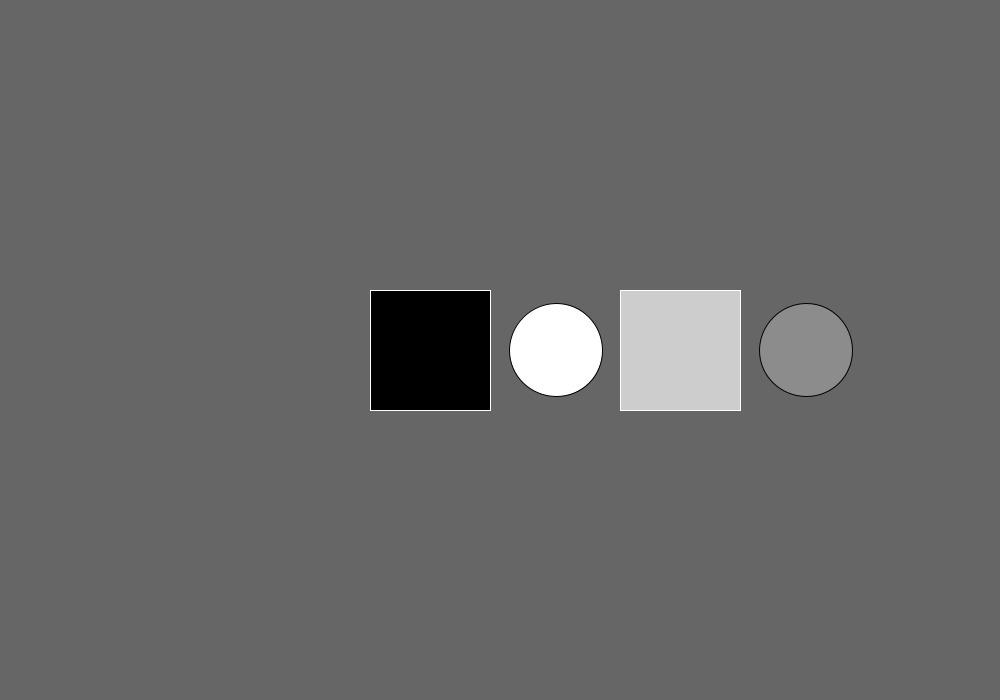
Frame 1 (no input)
Frame 60 (the mouse pressed at the canvas centre just before this capture): identical to frame 1, image omitted
Frame 120 (the mouse held since frame 60 and released just before this capture): identical to frame 1, image omitted

The Processing sketch that drew this single still picture (run headless with seeded random() and noise(); from frame 60 on, the mouse is pressed at the canvas centre):

// Processing sketch: activity2
// ── activity2.pde
/**
 * Button. 
 * 
 * Click on one of the colored shapes in the 
 * center of the image to change the color of 
 * the background. 
 */
 
int rectX1, rectY1, rectX2, rectY2;      // Position of square button
int circleX1, circleY1, circleX2, circleY2;  // Position of circle button
int rectSize = 120;     // Diameter of rect
int circleSize = 93;   // Diameter of circle
color rectColor1, circleColor1, rectColor2, circleColor2, baseColor;
color rectHighlight1, circleHighlight1, rectHighlight2, circleHighlight2;
color currentColor;
boolean circleOver1 = false;
boolean rectOver1 = false;
boolean circleOver2 = false;
boolean rectOver2 = false;

void setup() {
  size(1000, 700);
  rectColor1 = color(0);
  rectHighlight1 = color(51);
  rectColor2 = color(205);
  rectHighlight2 = color(140);
  circleColor1 = color(255);
  circleHighlight1 = color(204);
  circleColor2 = color(140);
  circleHighlight2 = color(255);
  
  baseColor = color(102);
  currentColor = baseColor;
  circleX1 = width/2+circleSize/2+10;
  circleY1 = height/2;
  circleX2 = width/2+circleSize/2+260;
  circleY2 = height/2;
  rectX1 = width/2-rectSize-10;
  rectY1 = height/2-rectSize/2;
  rectX2 = width/2-rectSize+240;
  rectY2 = height/2-rectSize/2;
  ellipseMode(CENTER);
}

void draw() {
  update(mouseX, mouseY);
  background(currentColor);
  
  if (rectOver1) {
    fill(rectHighlight1);
  } else {
    fill(rectColor1);
  }
  stroke(255);
  rect(rectX1, rectY1, rectSize, rectSize);
  
  if (rectOver2) {
    fill(rectHighlight2);
  } else {
    fill(rectColor2);
  }
  stroke(255);
  rect(rectX2, rectY2, rectSize, rectSize);
  
  if (circleOver1) {
    fill(circleHighlight1);
  } else {
    fill(circleColor1);
  }
  stroke(0);
  ellipse(circleX1, circleY1, circleSize, circleSize);
  
  if (circleOver2) {
    fill(circleHighlight2);
  } else {
    fill(circleColor2);
  }
  stroke(0);
  ellipse(circleX2, circleY2, circleSize, circleSize);
}

void update(int x, int y) {
  if ( overCircle(circleX1, circleY1, circleSize) ) {
    circleOver1 = true;
    rectOver1 = false;
    circleOver2 = false;
    rectOver2 = false;
  } else if ( overRect(rectX1, rectY1, rectSize, rectSize) ) {
    circleOver1 = false;
    rectOver1 = true;
    circleOver2 = false;
    rectOver2 = false;
  } 
  else if ( overCircle(circleX2, circleY2, circleSize) ) {
    circleOver1 = false;
    rectOver1 = false;
    circleOver2 = true;
    rectOver2 = false;
  } 
  else if ( overRect(rectX2, rectY2, rectSize, rectSize) ) {
    circleOver1 = false;
    rectOver1 = false;
    circleOver2 = false;
    rectOver2 = true;
  } else {
    circleOver1 = rectOver1 = circleOver2 = rectOver2 = false;
  }
}

void mousePressed() {
  if (circleOver1) {
    currentColor = circleColor1;
    println("circular button 1 is pressed");
  }
  if (rectOver1) {
    currentColor = rectColor1;
    println("rectangular button 1 is pressed");
  }
  if (circleOver2) {
    currentColor = circleColor2;
    println("circular button 2 is pressed");
  }
  if (rectOver2) {
    currentColor = rectColor2;
    println("rectangular button 2 is pressed");
  }
}

boolean overRect(int x, int y, int width, int height)  {
  if (mouseX >= x && mouseX <= x+width && 
      mouseY >= y && mouseY <= y+height) {
    return true;
  } else {
    return false;
  }
}

boolean overCircle(int x, int y, int diameter) {
  float disX = x - mouseX;
  float disY = y - mouseY;
  if (sqrt(sq(disX) + sq(disY)) < diameter/2 ) {
    return true;
  } else {
    return false;
  }
}
